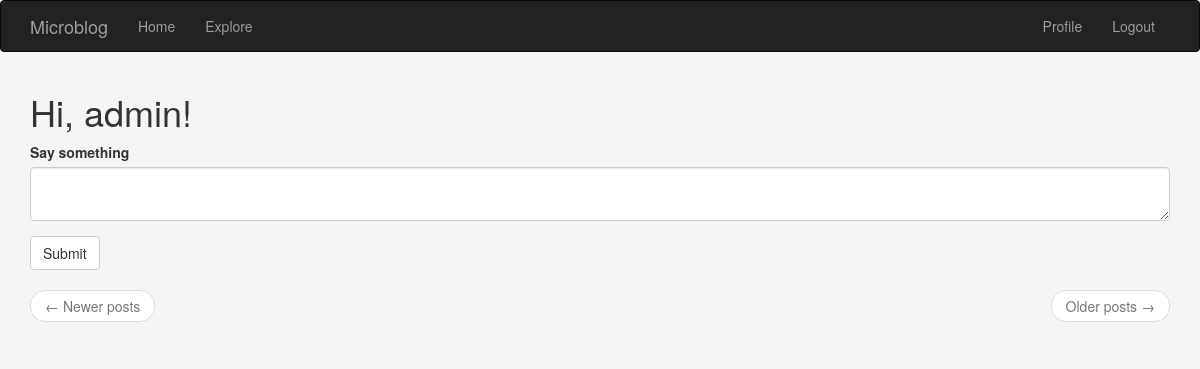
The page /index (signed in) on the database as committed earlier.
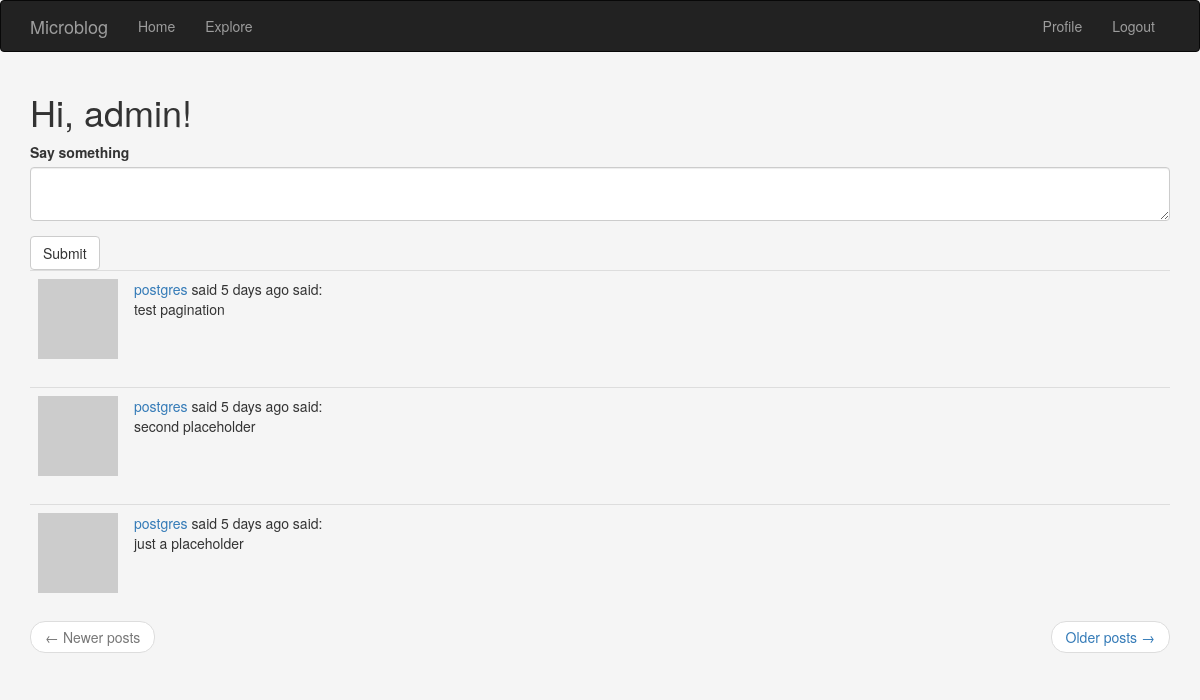
The same page on the database as committed later.
### server/models.py (models this page shows, shortened)
class Post(db.Model):
    id = db.Column(db.Integer, primary_key=True)
    body = db.Column(db.String(140), nullable=False)
    timestamp = db.Column(db.DateTime, index=True, default=datetime.utcnow)
    user_id = db.Column(db.Integer, db.ForeignKey('user.id'),nullable=False)

class User(UserMixin, db.Model):
    id = db.Column(db.Integer, primary_key=True)
    username = db.Column(db.String(64), index=True, unique=True, nullable=False)
    email = db.Column(db.String(128), index=True, unique=True, nullable=False)
    password_hash = db.Column(db.String(128), nullable=False)
    posts = db.relationship('Post', backref='author', lazy='dynamic') # 'Post'= reference to a class not yet created
    about_me = db.Column(db.String(256), nullable=True)
    last_seen  =db.Column(db.DateTime, default=datetime.utcnow)
    followed = db.relationship(
        'User', secondary=followers,
        primaryjoin=(followers.c.follower_id == id),
        secondaryjoin=(followers.c.followed_id == id),
        backref=db.backref('followers', lazy='dynamic'), lazy='dynamic')
    def avatar(self,size):
        digest = md5(self.email.lower().encode('utf-8')).hexdigest()
        return  f'https://www.gravatar.com/avatar/{digest}?d=identicon&s={size}'

### server/routes.py (the view)
@app.route('/', methods=['GET', 'POST'])
@app.route('/index', methods=['GET', 'POST'])
@login_required
def index():
    form = PostForm()
    if form.validate_on_submit():
        post = Post(body=form.post.data, author=current_user)
        db.session.add(post)
        db.session.commit()
        flash('Your post is now live!')
        return redirect(url_for('index')) # redirect so that this is a GET request,  avoids duplicate submit in browser
    page = request.args.get('page',1,type=int)
    posts = Post.query.order_by(Post.timestamp.desc()).paginate(page,app.config['POSTS_PER_PAGE'],False)
    next_url = url_for('index', page=posts.next_num) if posts.has_next else None
    prev_url = url_for('index', page=posts.prev_num) if posts.has_prev else None
    return render_template("index.html", title='Home Page', form=form, posts=posts.items, next_url=next_url, prev_url=prev_url)

### server/forms.py
class PostForm(FlaskForm):
    post = TextAreaField('Say something', validators=[DataRequired(), Length(min=1, max=140)])
    submit = SubmitField('Submit')

### server/models.py (called while the page is built)
@login.user_loader
def load_user(id):
    return User.query.get(int(id))

### server/routes.py (called while the page is built)
@app.before_request
def before_request():
    if current_user.is_authenticated:
        current_user.last_seen = datetime.utcnow()
        db.session.commit()

### templates/index.html
{% extends "navbar.html" %}
{% import 'bootstrap/wtf.html' as wtf %}
{% block app_content %}
    <h1>Hi, {{ current_user.username }}!</h1>
    {% if form %}
        {{ wtf.quick_form(form) }}
    {% endif %}
    {% for post in posts %}
        {% include '_post.html' %}
    {% endfor %}
    <nav aria-label="...">
        <ul class="pager">
            <li class="previous{% if not prev_url %} disabled{% endif %}">
                <a href="{{ prev_url or '#' }}">
                    <span aria-hidden="true">&larr;</span> Newer posts
                </a>
            </li>
            <li class="next{% if not next_url %} disabled{% endif %}">
                <a href="{{ next_url or '#' }}">
                    Older posts <span aria-hidden="true">&rarr;</span>
                </a>
            </li>
        </ul>
    </nav>
{% endblock %}

### templates/_post.html
  <table class="table table-hover">
        <tr>
            <td width="70px">
                <a class="text-danger", href="{{ url_for('user', username=post.author.username) }}">
                    <img src="{{ post.author.avatar(70) }}" />
                </a>
            </td>
            <td>
                <a  href="{{ url_for('user', username=post.author.username) }}">
                    {{ post.author.username }}
                </a>
                said {{_( '%(time)s said',time = moment(post.timestamp).fromNow()) }}:
                <br>
                {{ post.body }}
            </td>
        </tr>
    </table>

Rows that differ between the two databases and show on the page:
added Post: author.username "postgres", body "test pagination"
added Post: author.username "postgres", body "second placeholder"
added Post: author.username "postgres", body "just a placeholder"
